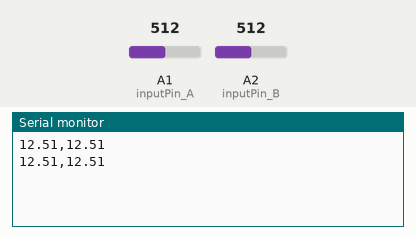
Recording of a sketch running on a simulated Arduino Uno, built with avr-gcc and run on an emulated ATmega328P. Shown: the last lines printed to the serial monitor. The inputs (shaded band) are chosen by the test bench; at power-on: A1 (inputPin_A) = 512, A2 (inputPin_B) = 512.

Above: at 1.4 s.
1.5 s: A1 (inputPin_A) set to 716
At 2.6 s:
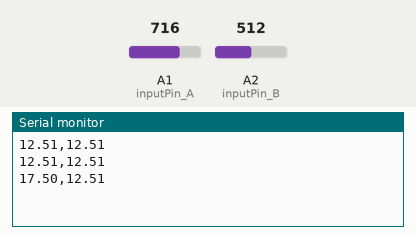
3.0 s: A2 (inputPin_B) set to 716
At 4.0 s:
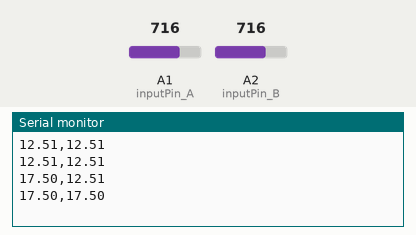
4.5 s: A1 (inputPin_A) set to 900
At 5.8 s:
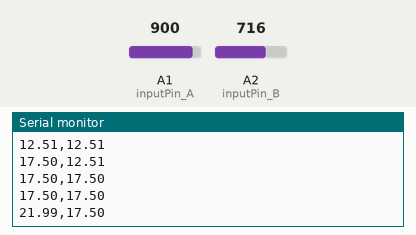
6.0 s: A2 (inputPin_B) set to 900
At 7.0 s:
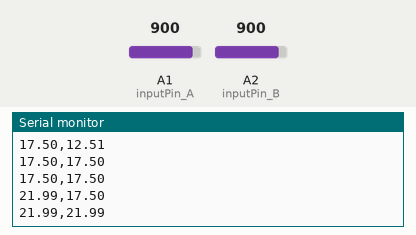
Timing chart, 0 to 8.5 s (numbered marks = the images above; inputs shaded):
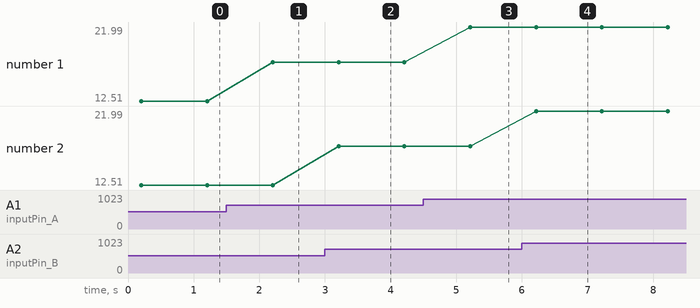

The sketch:

MonitorOperation.ino
```cpp
// This program reads the voltage at given Arduino Uno R3 input pins.
// For the Arduino Uno R3, the input voltage
// to those pins cannot exceed 5vdc.

#define voltageReference 5.0f

// Identify the input pins.
#define inputPin_A A1
#define inputPin_B A2

void setup()
{
  Serial.begin(9600); // match this speed in your Python script
  while(!Serial) Wait(100); // make sure Serial is ready

  // Configure analog input pins.
  pinMode(inputPin_A, INPUT);
  pinMode(inputPin_B, INPUT);

  // Burn the first reading to allow the reference voltage to stabilize
  analogRead(inputPin_A);
  Wait(100);
  analogRead(inputPin_B);
  Wait(100);
}

void loop()
{
  // Get the ADC values for each input pin.
  float adcValue_A = analogRead(inputPin_A);
  float adcValue_B = analogRead(inputPin_B);

  // Convert the 10-bit ADC reading to actual voltage.
  // Arduino Uno R3 is limited to 10-bit ADC.
  float actualVoltage_A = (adcValue_A / 1023.0f) * voltageReference;
  float actualVoltage_B = (adcValue_B / 1023.0f) * voltageReference;

  // Convert actual voltage to unfiltered input voltage.
  // In this case, we are reducing input voltage by 5.
  // This is completely different from Arduino Uno R3 reference voltage.
  // The raw input voltage can be as high as 25vdc.
  float inputVoltage_A = actualVoltage_A * 5.0f;
  float inputVoltage_B = actualVoltage_B * 5.0f;

  // Print data separated by a space or comma (required for plotter and easy for Python)
  Serial.print(inputVoltage_A);
  Serial.print(",");
  Serial.println(inputVoltage_B);

  Wait(1000); // Control the data rate
}


// Wait for a specific number of milliseconds.
// delay() is blocking so we do not use that.
// This approach does not use hardware-specific timers.
void Wait(long milliseconds)
{
  long beginTime = millis();
  uint8_t doSomething = 00;
  while ((millis() - beginTime) <= milliseconds) doSomething++;
}
```

Measured:
- after the input at 1.5 s, the serial monitor: prints a new line after 0.71 s (image 1)
- after the input at 3.0 s, the serial monitor: prints a new line after 0.21 s (image 2)
- after the input at 4.5 s, the serial monitor: prints a new line after 0.71 s (image 3)
- after the input at 6.0 s, the serial monitor: prints a new line after 0.22 s (image 4)
- plotted number 1: 12.51 → 17.5 after the input at 1.5 s, 17.5 → 21.99 after the input at 4.5 s
